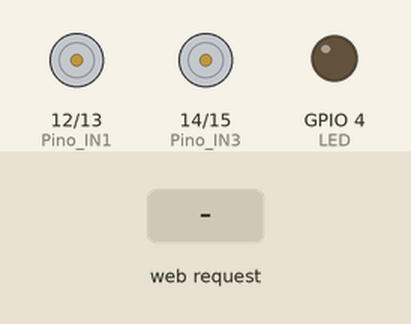
Recording of a sketch running on a simulated ESP32. Shown: motor-driver pin pairs drawn as motors (green arrow = first pin HIGH = forward, orange = second pin HIGH = backward, longer = more drive), output pins drawn as LEDs (lit = HIGH). The inputs (shaded band) are chosen by the test bench. WiFi joins after 1.5 s; servers stay silent unless stated; the camera gives no picture; what the sketch prints to the serial monitor is not drawn.

Above: at 3.0 s.
3.1 s: HTTP request GET /Frente received
At 3.7 s:
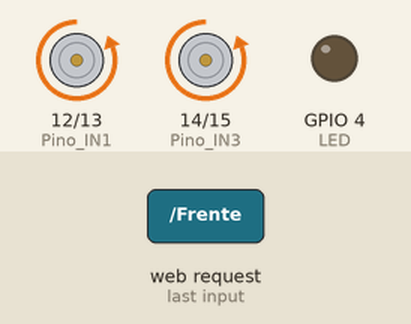
4.6 s: HTTP request GET /Atras received
At 5.8 s:
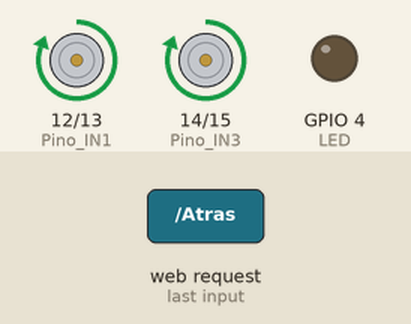
6.1 s: HTTP request GET /Esquerda received
At 7.1 s:
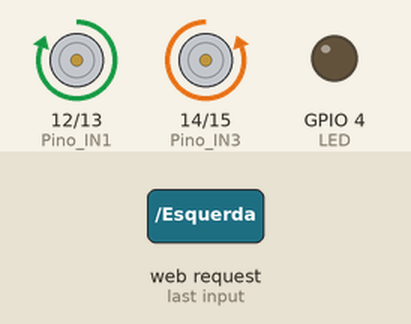
7.6 s: HTTP request GET /Direita received
At 8.3 s:
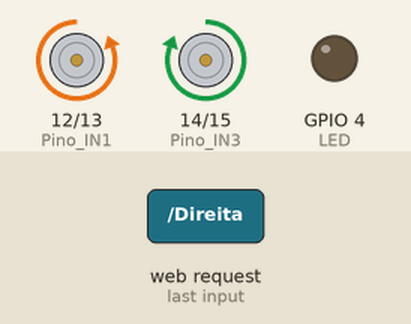
10.6 s: HTTP request GET /Parar received
At 11.8 s:
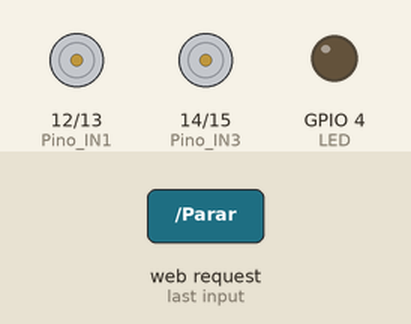
Timing chart, 0 to 13.1 s (numbered marks = the images above; inputs shaded):
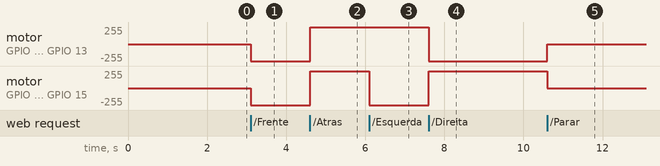

The sketch:

RoverArthurESP32CAM_V1.2.ino
```cpp
#include "esp_camera.h"
#include <WiFi.h>
#include <ESPAsyncWebServer.h>
#include <AsyncTCP.h>

// Configurações da rede Wi-Fi
const char* ssid = "Arthur";
const char* password = "ESP32ROVER";

// Cria uma instância do servidor na porta 80
AsyncWebServer server(80);
AsyncWebSocket ws("/ws");

// Definições dos pinos da câmera AI THINKER
#define PWDN_GPIO_NUM    32
#define RESET_GPIO_NUM   -1
#define XCLK_GPIO_NUM    0
#define SIOD_GPIO_NUM    26
#define SIOC_GPIO_NUM    27

#define Y9_GPIO_NUM      35
#define Y8_GPIO_NUM      34
#define Y7_GPIO_NUM      39
#define Y6_GPIO_NUM      36
#define Y5_GPIO_NUM      21
#define Y4_GPIO_NUM      19
#define Y3_GPIO_NUM      18
#define Y2_GPIO_NUM      5
#define VSYNC_GPIO_NUM   25
#define HREF_GPIO_NUM    23
#define PCLK_GPIO_NUM    22

// Definições dos pinos dos motores
#define Pino_IN1  12
#define Pino_IN2  13
#define Pino_IN3  14
#define Pino_IN4  15

//#define LED 4 // led grande
#define LED 4

// Função para capturar e enviar imagem da câmera via WebSocket
void captureAndSendFrame() {
  camera_fb_t * fb = esp_camera_fb_get();
  if (!fb) {
    Serial.println("Falha ao capturar imagem");
    return;
  }
  ws.binaryAll(fb->buf, fb->len);
  esp_camera_fb_return(fb);
}

// Funções para controlar os movimentos do robô
void Mover_Frente() {
  digitalWrite(Pino_IN1, LOW);
  digitalWrite(Pino_IN2, HIGH);
  digitalWrite(Pino_IN3, LOW);
  digitalWrite(Pino_IN4, HIGH);


}

void Mover_Atras() {
  digitalWrite(Pino_IN1, HIGH);
  digitalWrite(Pino_IN2, LOW);
  digitalWrite(Pino_IN3, HIGH);
  digitalWrite(Pino_IN4, LOW);

}

void Mover_Esquerda() {
  digitalWrite(Pino_IN1, HIGH);
  digitalWrite(Pino_IN2, LOW);
  digitalWrite(Pino_IN3, LOW);
  digitalWrite(Pino_IN4, HIGH);


}

void Mover_Direita() {
  digitalWrite(Pino_IN1, LOW);
  digitalWrite(Pino_IN2, HIGH);
  digitalWrite(Pino_IN3, HIGH);
  digitalWrite(Pino_IN4, LOW);

}

void Parar() {
  digitalWrite(Pino_IN1, LOW);
  digitalWrite(Pino_IN2, LOW);
  digitalWrite(Pino_IN3, LOW);
  digitalWrite(Pino_IN4, LOW);

}

// Configurações iniciais
void setup() {
  Serial.begin(115200);

  // Configuração dos pinos dos motores
  pinMode(Pino_IN1, OUTPUT);
  pinMode(Pino_IN2, OUTPUT);
  pinMode(Pino_IN3, OUTPUT);
  pinMode(Pino_IN4, OUTPUT);

  pinMode(LED, OUTPUT);


  // Configuração dos pinos da câmera
  camera_config_t config;
  config.ledc_channel = LEDC_CHANNEL_0;
  config.ledc_timer = LEDC_TIMER_0;
  config.pin_d0 = Y2_GPIO_NUM;
  config.pin_d1 = Y3_GPIO_NUM;
  config.pin_d2 = Y4_GPIO_NUM;
  config.pin_d3 = Y5_GPIO_NUM;
  config.pin_d4 = Y6_GPIO_NUM;
  config.pin_d5 = Y7_GPIO_NUM;
  config.pin_d6 = Y8_GPIO_NUM;
  config.pin_d7 = Y9_GPIO_NUM;
  config.pin_xclk = XCLK_GPIO_NUM;
  config.pin_pclk = PCLK_GPIO_NUM;
  config.pin_vsync = VSYNC_GPIO_NUM;
  config.pin_href = HREF_GPIO_NUM;
  config.pin_sccb_sda = SIOD_GPIO_NUM;
  config.pin_sccb_scl = SIOC_GPIO_NUM;
  config.pin_pwdn = PWDN_GPIO_NUM;
  config.pin_reset = RESET_GPIO_NUM;
  config.xclk_freq_hz = 20000000;
  config.pixel_format = PIXFORMAT_JPEG;
  config.frame_size = FRAMESIZE_QVGA;
  config.jpeg_quality = 12;
  config.fb_count = 1;

  // Inicializa a câmera
  esp_err_t err = esp_camera_init(&config);
  if (err != ESP_OK) {
    Serial.printf("Falha ao inicializar a câmera: 0x%x", err);
    return;
  }
  Serial.println("Câmera inicializada com sucesso");


  // Inicializa o Wi-Fi
  WiFi.begin(ssid, password);
  while (WiFi.status() != WL_CONNECTED) {
    delay(500);
    Serial.print(".");
  }
  Serial.println("Conectado ao Wi-Fi");

  // Configura o WebSocket
  ws.onEvent([](AsyncWebSocket * server, AsyncWebSocketClient * client, AwsEventType type, void * arg, uint8_t *data, size_t len){
    if(type == WS_EVT_CONNECT){
      Serial.println("WebSocket cliente conectado");
    } else if(type == WS_EVT_DISCONNECT){
      Serial.println("WebSocket cliente desconectado");
    }
  });
  server.addHandler(&ws);

  // Configura as rotas do servidor
  server.on("/Frente", HTTP_GET, [](AsyncWebServerRequest *request){ Mover_Frente(); request->send(200, "text/plain", "F"); });
  server.on("/Atras", HTTP_GET, [](AsyncWebServerRequest *request){ Mover_Atras(); request->send(200, "text/plain", "A"); });
  server.on("/Esquerda", HTTP_GET, [](AsyncWebServerRequest *request){ Mover_Esquerda(); request->send(200, "text/plain", "E"); });
  server.on("/Direita", HTTP_GET, [](AsyncWebServerRequest *request){ Mover_Direita(); request->send(200, "text/plain", "D"); });
  server.on("/Parar", HTTP_GET, [](AsyncWebServerRequest *request){ Parar(); request->send(200, "text/plain", "P"); });

  // Página HTML
        //<img id="stream" src="" width="320" height="240" />
      //<img id="stream" src="" width="640" height="480" />   // VIDEO MAIOR NA PAGINA HTML
      //<button onclick="fetch('/Frente')">Frente</button>
      //   <tr><td colspan="3" align="center"><button class="button" onmousedown="toggleCheckbox('frente');" ontouchstart="toggleCheckbox('frente');" onmouseup="toggleCheckbox('parar');" ontouchend="toggleCheckbox('parar');">Frente</button></td></tr>
      //<tr><td colspan="3" align="center"><button class="button" onmousedown="toggleCheckbox('frente');" ontouchstart="toggleCheckbox('frente');" onmouseup="toggleCheckbox('parar');" ontouchend="toggleCheckbox('parar');">Frente</button></td></tr>

 server.on("/", HTTP_GET, [](AsyncWebServerRequest *request){
  request->send_P(200, "text/html", R"rawliteral(
    <html>
    <body>
    <h1>Rover Do Arthur</h1>
    <img id="stream" src="" width="800" height="600" style="transform: rotate(180deg);" />
    <br/>
    <button onmousedown="ComecarMovimento('Frente')" onmouseup="PararMovimento()" < !--esse codigo será comentado -->
            ontouchstart="ComecarMovimento('Frente')" ontouchend="PararMovimento()">Frente</button>
    <button onmousedown="ComecarMovimento('Atras')" onmouseup="PararMovimento()"
            ontouchstart="ComecarMovimento('Atras')" ontouchend="PararMovimento()">Tras</button>
    <button onmousedown="ComecarMovimento('Esquerda')" onmouseup="PararMovimento()"
            ontouchstart="ComecarMovimento('Esquerda')" ontouchend="PararMovimento()">Esquerda</button>
    <button onmousedown="ComecarMovimento('Direita')" onmouseup="PararMovimento()"
            ontouchstart="ComecarMovimento('Direita')" ontouchend="PararMovimento()">Direita</button>
    <button onclick="PararMovimento()">Parar</button>
    <script>
      const stream = document.getElementById('stream');
      const ws = new WebSocket(`ws://${location.host}/ws`);
      ws.onmessage = (event) => {
        stream.src = URL.createObjectURL(event.data);
      };

      function ComecarMovimento(direcao) {
        fetch(`/${direcao}`)
          .then(response => {
            if (!response.ok) {
              throw new Error('Network response was not ok ' + response.statusText);
            }
            return response;
          })
          .catch(error => console.error('There was a problem with the fetch operation:', error));
      }

      function PararMovimento() {
        fetch('/Parar')
          .then(response => {
            if (!response.ok) {
              throw new Error('Network response was not ok ' + response.statusText);
            }
            return response;
          })
          .catch(error => console.error('There was a problem with the fetch operation:', error));
      }
    </script>
    </body>
    </html>
  )rawliteral");
});

  server.begin();
}

void loop() {
  ws.cleanupClients();
  captureAndSendFrame();
  delay(5); // Intervalo de tempo para capturar e enviar frames
}
```

Measured:
- after the input at 3.1 s, motor on GPIO 12 (Pino_IN1) / GPIO 13 (Pino_IN2), motor on GPIO 14 (Pino_IN3) / GPIO 15 (Pino_IN4): stopped → backward 255/255 at once
- after the input at 4.6 s, motor on GPIO 12 (Pino_IN1) / GPIO 13 (Pino_IN2), motor on GPIO 14 (Pino_IN3) / GPIO 15 (Pino_IN4): backward 255/255 → forward 255/255 at once
- after the input at 6.1 s, motor on GPIO 14 (Pino_IN3) / GPIO 15 (Pino_IN4): forward 255/255 → backward 255/255 at once
- after the input at 7.6 s, motor on GPIO 12 (Pino_IN1) / GPIO 13 (Pino_IN2): forward 255/255 → backward 255/255 at once; motor on GPIO 14 (Pino_IN3) / GPIO 15 (Pino_IN4): backward 255/255 → forward 255/255 at once
- after the input at 10.6 s, motor on GPIO 12 (Pino_IN1) / GPIO 13 (Pino_IN2): backward 255/255 → stopped at once; motor on GPIO 14 (Pino_IN3) / GPIO 15 (Pino_IN4): forward 255/255 → stopped at once
